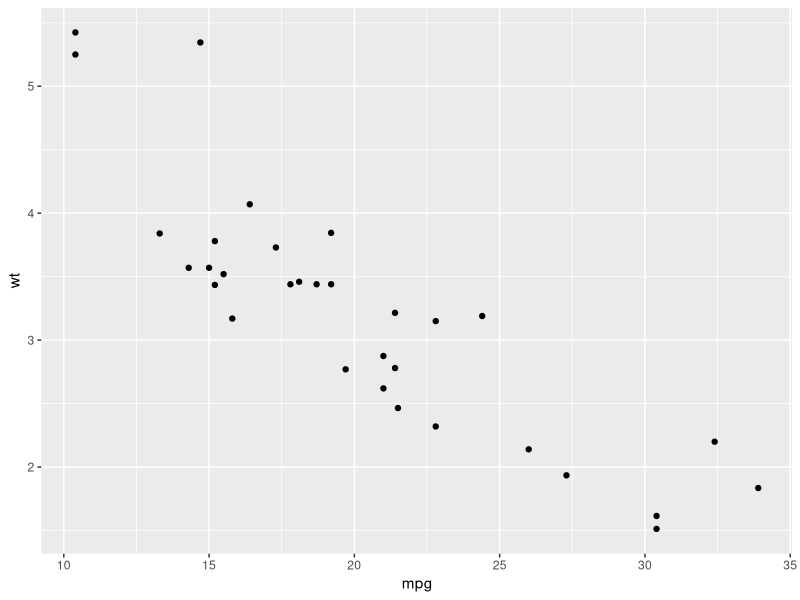
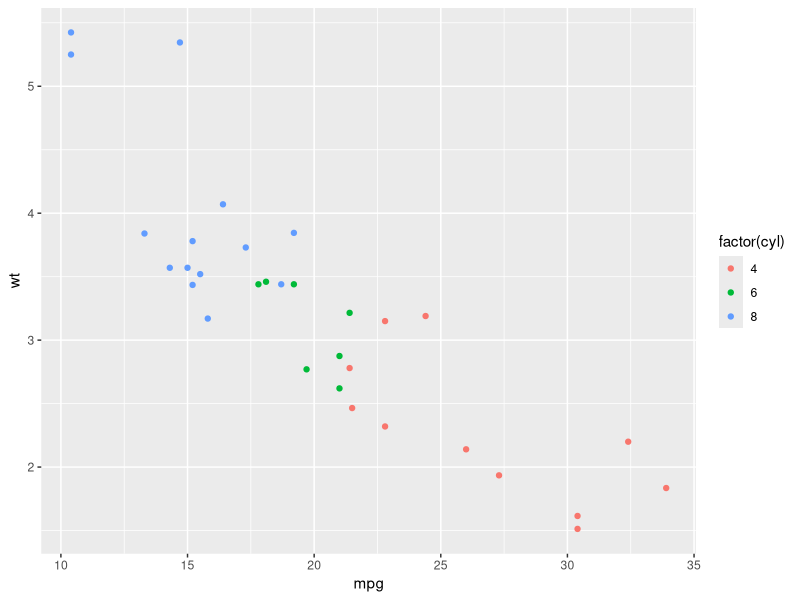
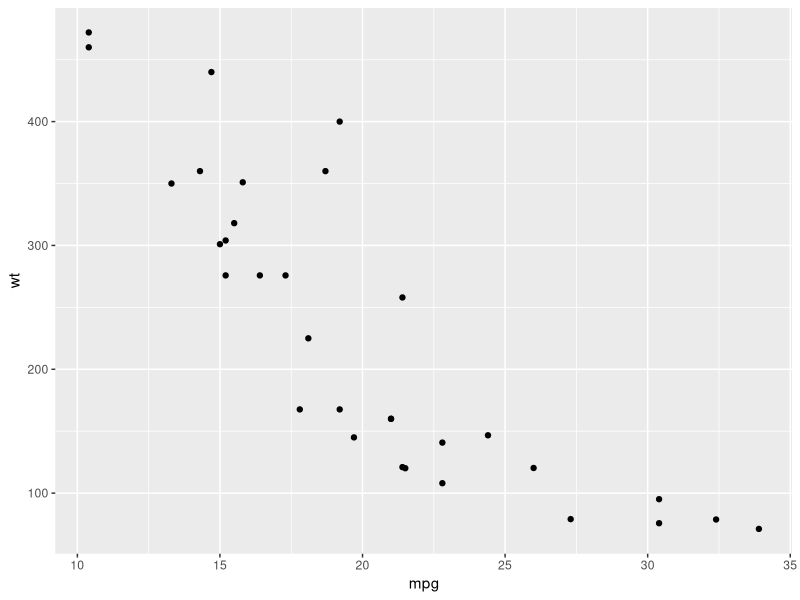
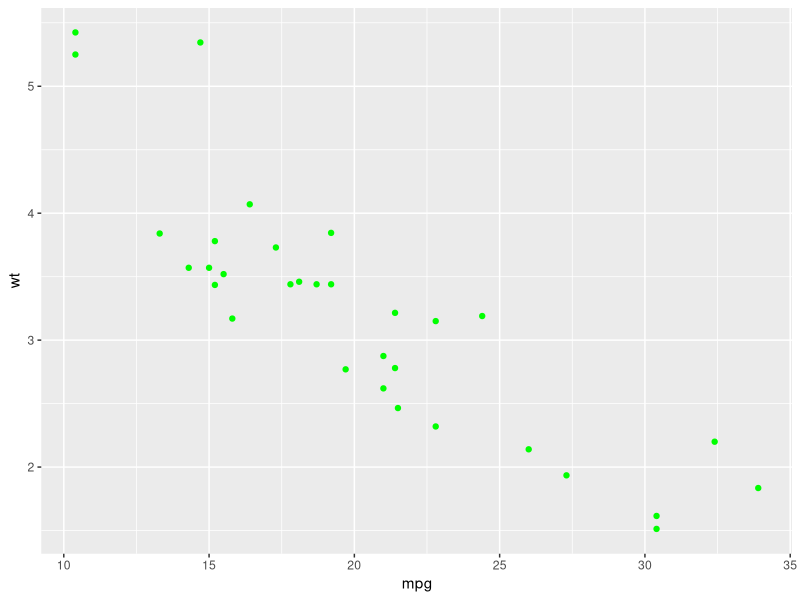
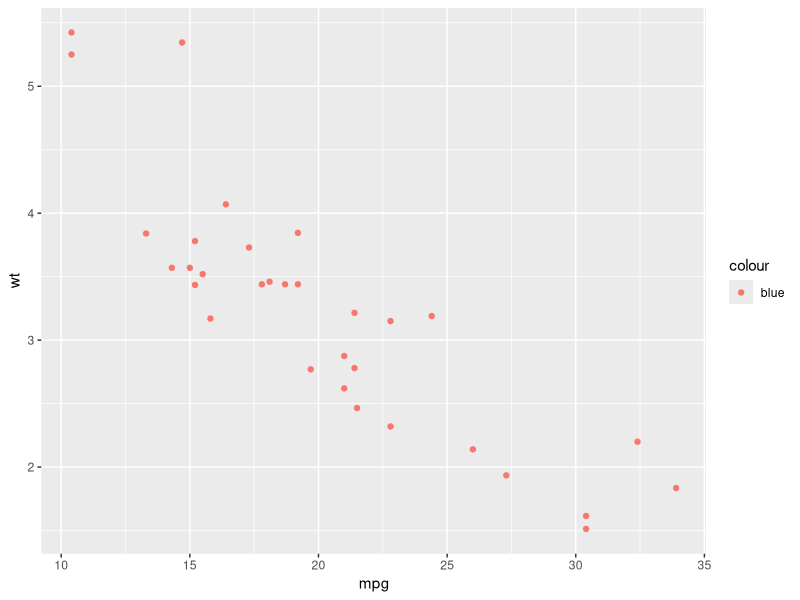
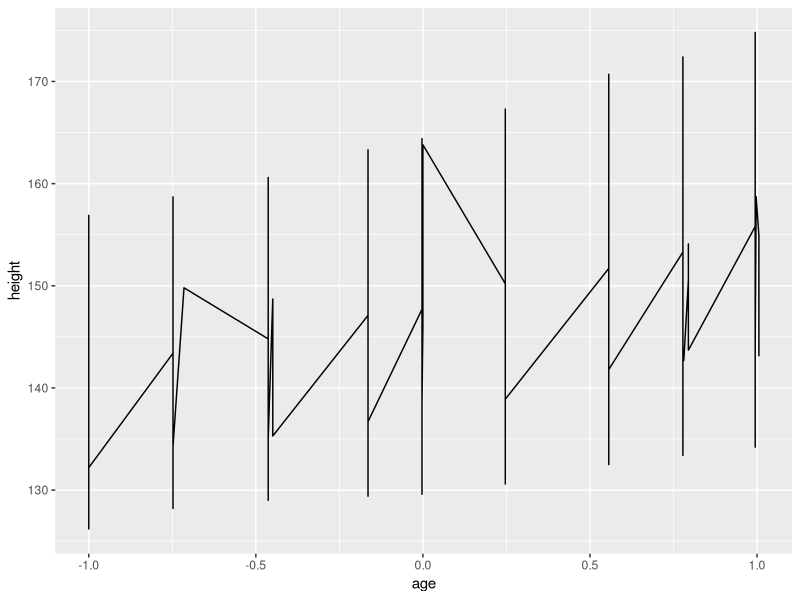
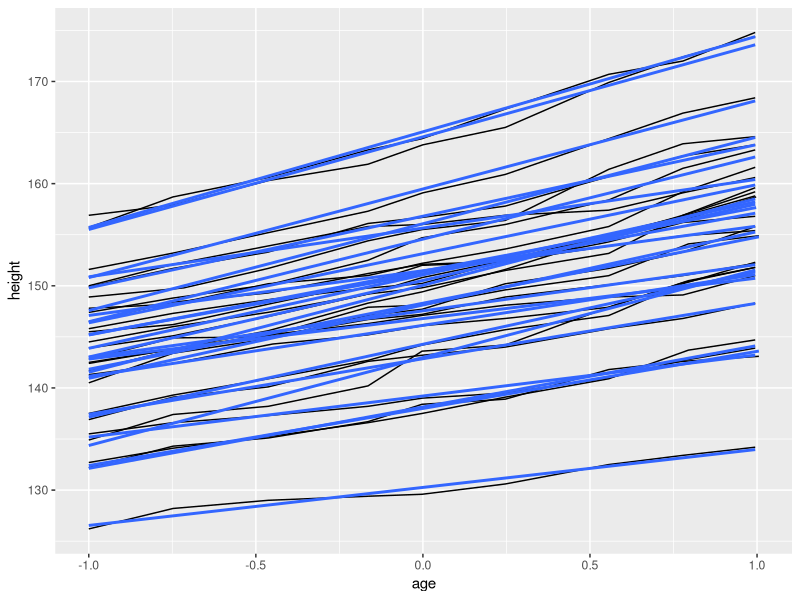
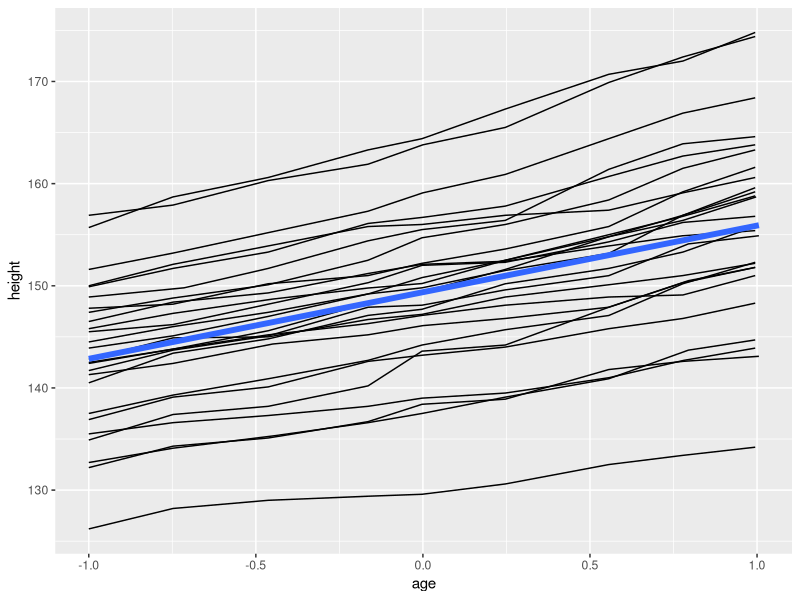

The R script that drew these images, in order:
library(ggplot2)

p = ggplot(mtcars, aes(x = mpg, y = wt))   #绘制图层，并不显示数据层，
p + geom_point()   # 添加数据层
p + geom_point(aes(colour = factor(cyl)))  # 添加数据层，并以cyl具体值分类
p + geom_point(aes(y = disp))  # 可用y= 重新设定y轴对应的列
p + geom_point(colour = "green")   #类似
p + geom_point(aes(colour = "blue")) #类似

library(nlme)  # 载入数据包
data(package="nlme")   #查看包中的内容，包含哪些数据集
?Oxboys
head(Oxboys)
str(Oxboys)
p = ggplot(Oxboys, aes(age, height, group = Subject)) + geom_line()  ##分组每一组，画一条线
ggplot(Oxboys, aes(age, height, group = 1)) + geom_line()  ##当成一组来画
#Different groups on different layers
p + geom_smooth(aes(group = Subject), method="lm", se = F)
p + geom_smooth(aes(group = 1), method="lm", se = F, size=2)

###箱型图之间连线
boysbox = ggplot(Oxboys, aes(Occasion, height)) + geom_boxplot()
boysbox
boysbox + geom_line(aes(group = Subject), colour = "blue")

#Position adjustments
#dodge: Adjust position by dodging overlaps to the side
#fill: Stack overlapping objects and standardise have equal height
#identity: Do not adjust position
#jitter: Jitter points to avoid overplotting
#stack: Stack overlapping objects on top of one another

ggplot(diamonds,
       aes(clarity, fill = cut)) + geom_bar(position = "stack")
ggplot(diamonds,
       aes(clarity, fill = cut)) + geom_bar(position = "fill")
ggplot(diamonds,
       aes(clarity, fill = cut)) + geom_bar(position = "dodge")
       
       
